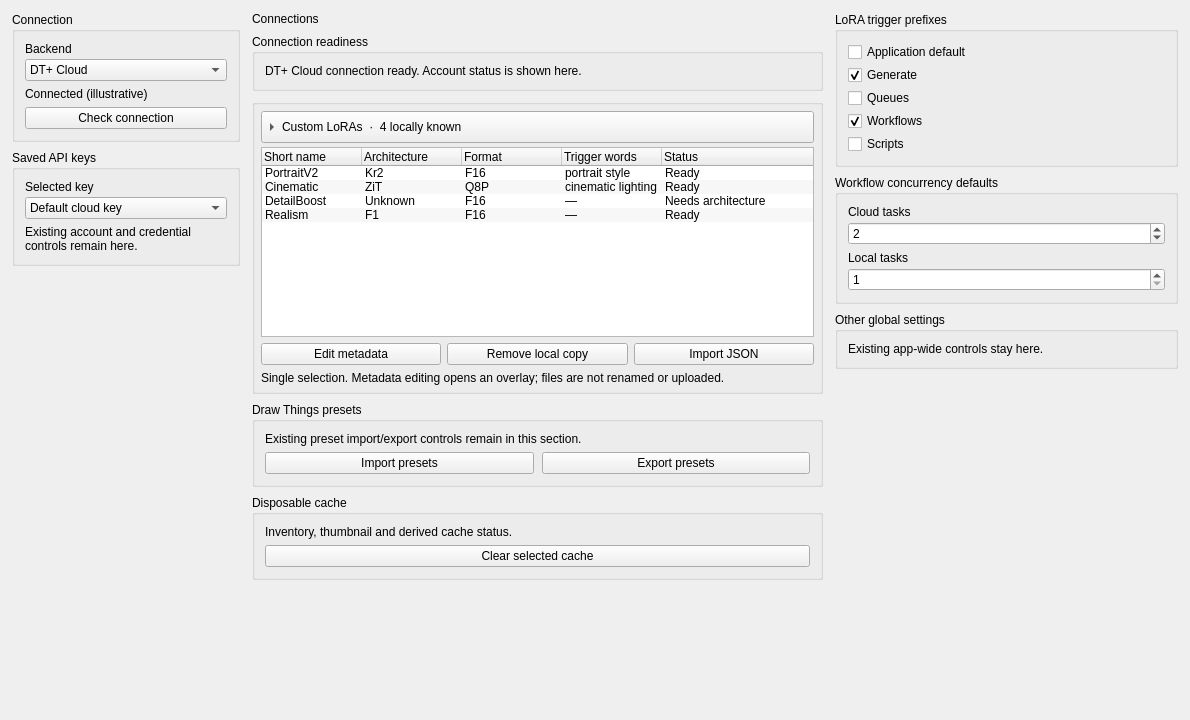
<?xml version="1.0" encoding="utf-8"?>
<ui version="4.0"><class>ConnectionsLoraDesign</class><widget class="QWidget" name="ConnectionsLoraDesign"><property name="geometry"><rect><x>0</x><y>0</y><width>1190</width><height>720</height></rect></property><property name="windowTitle"><string>DTFlow | ConnectionsLoRADesign (design only)</string></property><layout class="QHBoxLayout" name="connectionsDesignLayout" stretch="2,5,3"><property name="leftMargin"><number>12</number></property><property name="topMargin"><number>12</number></property><property name="rightMargin"><number>12</number></property><property name="bottomMargin"><number>12</number></property><property name="spacing"><number>12</number></property><item><widget class="QWidget" name="connectionControls"><layout class="QVBoxLayout" name="connectionControlsLayout"><property name="leftMargin"><number>0</number></property><property name="topMargin"><number>0</number></property><property name="rightMargin"><number>0</number></property><property name="bottomMargin"><number>0</number></property><property name="spacing"><number>8</number></property><item><widget class="QGroupBox" name="backendPanel"><property name="title"><string>Connection</string></property><property name="role" stdset="0"><string>sectionCard</string></property><layout class="QVBoxLayout" name="backendPanelLayout"><property name="leftMargin"><number>10</number></property><property name="topMargin"><number>10</number></property><property name="rightMargin"><number>10</number></property><property name="bottomMargin"><number>10</number></property><property name="spacing"><number>6</number></property><item><widget class="QWidget" name="backend"><layout class="QVBoxLayout" name="backendLayout"><property name="leftMargin"><number>0</number></property><property name="topMargin"><number>0</number></property><property name="rightMargin"><number>0</number></property><property name="bottomMargin"><number>0</number></property><property name="spacing"><number>3</number></property><item><widget class="QLabel" name="backendLabel"><property name="text"><string>Backend</string></property><property name="role" stdset="0"><string>secondary</string></property></widget></item><item><widget class="QComboBox" name="backendCombo"><property name="currentIndex"><number>0</number></property><item><property name="text"><string>DT+ Cloud</string></property></item><item><property name="text"><string>Local Draw Things</string></property></item></widget></item></layout></widget></item><item><widget class="QLabel" name="connectionStatus"><property name="text"><string>Connected (illustrative)</string></property><property name="wordWrap"><bool>true</bool></property><property name="role" stdset="0"><string>secondary</string></property></widget></item><item><widget class="QPushButton" name="checkConnectionButton"><property name="text"><string>Check connection</string></property></widget></item></layout></widget></item><item><widget class="QGroupBox" name="credentialsPanel"><property name="title"><string>Saved API keys</string></property><property name="role" stdset="0"><string>sectionCard</string></property><layout class="QVBoxLayout" name="credentialsLayout"><property name="leftMargin"><number>10</number></property><property name="topMargin"><number>10</number></property><property name="rightMargin"><number>10</number></property><property name="bottomMargin"><number>10</number></property><property name="spacing"><number>6</number></property><item><widget class="QWidget" name="savedKey"><layout class="QVBoxLayout" name="savedKeyLayout"><property name="leftMargin"><number>0</number></property><property name="topMargin"><number>0</number></property><property name="rightMargin"><number>0</number></property><property name="bottomMargin"><number>0</number></property><property name="spacing"><number>3</number></property><item><widget class="QLabel" name="savedKeyLabel"><property name="text"><string>Selected key</string></property><property name="role" stdset="0"><string>secondary</string></property></widget></item><item><widget class="QComboBox" name="savedKeyCombo"><property name="currentIndex"><number>0</number></property><item><property name="text"><string>Default cloud key</string></property></item></widget></item></layout></widget></item><item><widget class="QLabel" name="credentialsNote"><property name="text"><string>Existing account and credential controls remain here.</string></property><property name="wordWrap"><bool>true</bool></property><property name="role" stdset="0"><string>secondary</string></property></widget></item></layout></widget></item><item><spacer name="connectionLeftSpacer"><property name="orientation"><enum>Qt::Vertical</enum></property><property name="sizeHint" stdset="0"><size><width>12</width><height>12</height></size></property></spacer></item></layout></widget></item><item><widget class="QWidget" name="connectionCenter"><layout class="QVBoxLayout" name="connectionCenterLayout"><property name="leftMargin"><number>0</number></property><property name="topMargin"><number>0</number></property><property name="rightMargin"><number>0</number></property><property name="bottomMargin"><number>0</number></property><property name="spacing"><number>8</number></property><item><widget class="QLabel" name="connectionsTitle"><property name="text"><string>Connections</string></property><property name="role" stdset="0"><string>pageTitle</string></property></widget></item><item><widget class="QGroupBox" name="readinessPanel"><property name="title"><string>Connection readiness</string></property><property name="role" stdset="0"><string>sectionCard</string></property><layout class="QVBoxLayout" name="readinessPanelLayout"><property name="leftMargin"><number>10</number></property><property name="topMargin"><number>10</number></property><property name="rightMargin"><number>10</number></property><property name="bottomMargin"><number>10</number></property><property name="spacing"><number>6</number></property><item><widget class="QLabel" name="readinessText"><property name="text"><string>DT+ Cloud connection ready. Account status is shown here.</string></property><property name="wordWrap"><bool>true</bool></property><property name="role" stdset="0"><string>secondary</string></property></widget></item></layout></widget></item><item><widget class="QGroupBox" name="customLorasPanel"><property name="title"><string></string></property><property name="role" stdset="0"><string>sectionCard</string></property><layout class="QVBoxLayout" name="customLorasPanelLayout"><property name="leftMargin"><number>6</number></property><property name="topMargin"><number>6</number></property><property name="rightMargin"><number>6</number></property><property name="bottomMargin"><number>6</number></property><property name="spacing"><number>4</number></property><item><widget class="QToolButton" name="customLorasDisclosure"><property name="text"><string>Custom LoRAs  ·  4 locally known</string></property><property name="checkable"><bool>true</bool></property><property name="checked"><bool>false</bool></property><property name="arrowType"><enum>Qt::RightArrow</enum></property><property name="toolButtonStyle"><enum>Qt::ToolButtonTextBesideIcon</enum></property><property name="sizePolicy"><sizepolicy hsizetype="Expanding" vsizetype="Fixed"><horstretch>0</horstretch><verstretch>0</verstretch></sizepolicy></property><property name="minimumSize"><size><width>0</width><height>32</height></size></property><property name="accessibleName"><string>Custom LoRAs, collapsed</string></property><property name="toolTip"><string>Expand the local LoRA metadata library</string></property></widget></item><item><widget class="QWidget" name="customLorasDetails"><property name="visible"><bool>false</bool></property><layout class="QVBoxLayout" name="customLorasDetailsLayout"><property name="leftMargin"><number>0</number></property><property name="topMargin"><number>0</number></property><property name="rightMargin"><number>0</number></property><property name="bottomMargin"><number>0</number></property><property name="spacing"><number>6</number></property><item><widget class="QTreeWidget" name="customLorasTable"><property name="selectionBehavior"><enum>QAbstractItemView::SelectRows</enum></property><property name="selectionMode"><enum>QAbstractItemView::SingleSelection</enum></property><property name="editTriggers"><set>QAbstractItemView::NoEditTriggers</set></property><property name="rootIsDecorated"><bool>false</bool></property><property name="itemsExpandable"><bool>false</bool></property><property name="uniformRowHeights"><bool>true</bool></property><property name="alternatingRowColors"><bool>true</bool></property><property name="maximumSize"><size><width>16777215</width><height>190</height></size></property><property name="accessibleName"><string>Custom LoRAs, select a row to edit metadata</string></property><column><property name="text"><string>Short name</string></property></column><column><property name="text"><string>Architecture</string></property></column><column><property name="text"><string>Format</string></property></column><column><property name="text"><string>Trigger words</string></property></column><column><property name="text"><string>Status</string></property></column><item><property name="text"><string>PortraitV2</string></property><property name="text"><string>Kr2</string></property><property name="text"><string>F16</string></property><property name="text"><string>portrait style</string></property><property name="text"><string>Ready</string></property></item><item><property name="text"><string>Cinematic</string></property><property name="text"><string>ZiT</string></property><property name="text"><string>Q8P</string></property><property name="text"><string>cinematic lighting</string></property><property name="text"><string>Ready</string></property></item><item><property name="text"><string>DetailBoost</string></property><property name="text"><string>Unknown</string></property><property name="text"><string>F16</string></property><property name="text"><string>—</string></property><property name="text"><string>Needs architecture</string></property></item><item><property name="text"><string>Realism</string></property><property name="text"><string>F1</string></property><property name="text"><string>F16</string></property><property name="text"><string>—</string></property><property name="text"><string>Ready</string></property></item></widget></item><item><widget class="QWidget" name="loraActions"><layout class="QHBoxLayout" name="loraActionsLayout"><property name="leftMargin"><number>0</number></property><property name="topMargin"><number>0</number></property><property name="rightMargin"><number>0</number></property><property name="bottomMargin"><number>0</number></property><property name="spacing"><number>6</number></property><item><widget class="QPushButton" name="editLoraMetadataButton"><property name="text"><string>Edit metadata</string></property></widget></item><item><widget class="QPushButton" name="removeRetainedCopyButton"><property name="text"><string>Remove local copy</string></property></widget></item><item><widget class="QPushButton" name="importLorasButton"><property name="text"><string>Import JSON</string></property></widget></item></layout></widget></item><item><widget class="QLabel" name="libraryNote"><property name="text"><string>Single selection. Metadata editing opens an overlay; files are not renamed or uploaded.</string></property><property name="wordWrap"><bool>true</bool></property><property name="role" stdset="0"><string>secondary</string></property></widget></item></layout></widget></item></layout></widget></item><item><widget class="QGroupBox" name="presetsPanel"><property name="title"><string>Draw Things presets</string></property><property name="role" stdset="0"><string>sectionCard</string></property><layout class="QVBoxLayout" name="presetsPanelLayout"><property name="leftMargin"><number>10</number></property><property name="topMargin"><number>10</number></property><property name="rightMargin"><number>10</number></property><property name="bottomMargin"><number>10</number></property><property name="spacing"><number>6</number></property><item><widget class="QLabel" name="presetsStatus"><property name="text"><string>Existing preset import/export controls remain in this section.</string></property><property name="wordWrap"><bool>true</bool></property><property name="role" stdset="0"><string>secondary</string></property></widget></item><item><widget class="QWidget" name="presetActions"><layout class="QHBoxLayout" name="presetActionsLayout"><property name="leftMargin"><number>0</number></property><property name="topMargin"><number>0</number></property><property name="rightMargin"><number>0</number></property><property name="bottomMargin"><number>0</number></property><property name="spacing"><number>8</number></property><item><widget class="QPushButton" name="importPresets"><property name="text"><string>Import presets</string></property></widget></item><item><widget class="QPushButton" name="exportPresets"><property name="text"><string>Export presets</string></property></widget></item></layout></widget></item></layout></widget></item><item><widget class="QGroupBox" name="cachePanel"><property name="title"><string>Disposable cache</string></property><property name="role" stdset="0"><string>sectionCard</string></property><layout class="QVBoxLayout" name="cachePanelLayout"><property name="leftMargin"><number>10</number></property><property name="topMargin"><number>10</number></property><property name="rightMargin"><number>10</number></property><property name="bottomMargin"><number>10</number></property><property name="spacing"><number>6</number></property><item><widget class="QLabel" name="cacheStatus"><property name="text"><string>Inventory, thumbnail and derived cache status.</string></property><property name="wordWrap"><bool>true</bool></property><property name="role" stdset="0"><string>secondary</string></property></widget></item><item><widget class="QPushButton" name="clearCacheButton"><property name="text"><string>Clear selected cache</string></property></widget></item></layout></widget></item><item><spacer name="connectionCenterSpacer"><property name="orientation"><enum>Qt::Vertical</enum></property><property name="sizeHint" stdset="0"><size><width>12</width><height>12</height></size></property></spacer></item></layout></widget></item><item><widget class="QWidget" name="connectionGlobalSettings"><layout class="QVBoxLayout" name="globalSettingsLayout"><property name="leftMargin"><number>0</number></property><property name="topMargin"><number>0</number></property><property name="rightMargin"><number>0</number></property><property name="bottomMargin"><number>0</number></property><property name="spacing"><number>8</number></property><item><widget class="QGroupBox" name="triggerPrefixSettings"><property name="title"><string>LoRA trigger prefixes</string></property><property name="role" stdset="0"><string>sectionCard</string></property><layout class="QVBoxLayout" name="triggerPrefixSettingsLayout"><property name="leftMargin"><number>10</number></property><property name="topMargin"><number>10</number></property><property name="rightMargin"><number>10</number></property><property name="bottomMargin"><number>10</number></property><property name="spacing"><number>3</number></property><item><widget class="QWidget" name="defaultTriggerRow"><layout class="QHBoxLayout" name="defaultTriggerLayout"><property name="leftMargin"><number>0</number></property><property name="topMargin"><number>0</number></property><property name="rightMargin"><number>0</number></property><property name="bottomMargin"><number>0</number></property><property name="spacing"><number>8</number></property><item><widget class="QCheckBox" name="defaultTriggerSwitch"><property name="text"><string>Application default</string></property><property name="checked"><bool>false</bool></property><property name="accessibleName"><string>Application default LoRA trigger prefixes</string></property><property name="toolTip"><string>Starting value for new configurations only; existing choices remain unchanged.</string></property></widget></item></layout></widget></item><item><widget class="QWidget" name="generateTriggerRow"><layout class="QHBoxLayout" name="generateTriggerLayout"><property name="leftMargin"><number>0</number></property><property name="topMargin"><number>0</number></property><property name="rightMargin"><number>0</number></property><property name="bottomMargin"><number>0</number></property><property name="spacing"><number>8</number></property><item><widget class="QCheckBox" name="generateTriggerSwitch"><property name="text"><string>Generate</string></property><property name="checked"><bool>true</bool></property><property name="accessibleName"><string>Generate LoRA trigger prefixes</string></property><property name="toolTip"><string>Generate trigger setting; other execution paths are independent.</string></property></widget></item></layout></widget></item><item><widget class="QWidget" name="queuesTriggerRow"><layout class="QHBoxLayout" name="queuesTriggerLayout"><property name="leftMargin"><number>0</number></property><property name="topMargin"><number>0</number></property><property name="rightMargin"><number>0</number></property><property name="bottomMargin"><number>0</number></property><property name="spacing"><number>8</number></property><item><widget class="QCheckBox" name="queuesTriggerSwitch"><property name="text"><string>Queues</string></property><property name="checked"><bool>false</bool></property><property name="accessibleName"><string>Queues LoRA trigger prefixes</string></property><property name="toolTip"><string>Queues trigger setting; other execution paths are independent.</string></property></widget></item></layout></widget></item><item><widget class="QWidget" name="workflowsTriggerRow"><layout class="QHBoxLayout" name="workflowsTriggerLayout"><property name="leftMargin"><number>0</number></property><property name="topMargin"><number>0</number></property><property name="rightMargin"><number>0</number></property><property name="bottomMargin"><number>0</number></property><property name="spacing"><number>8</number></property><item><widget class="QCheckBox" name="workflowsTriggerSwitch"><property name="text"><string>Workflows</string></property><property name="checked"><bool>true</bool></property><property name="accessibleName"><string>Workflows LoRA trigger prefixes</string></property><property name="toolTip"><string>Workflows trigger setting; other execution paths are independent.</string></property></widget></item></layout></widget></item><item><widget class="QWidget" name="scriptsTriggerRow"><layout class="QHBoxLayout" name="scriptsTriggerLayout"><property name="leftMargin"><number>0</number></property><property name="topMargin"><number>0</number></property><property name="rightMargin"><number>0</number></property><property name="bottomMargin"><number>0</number></property><property name="spacing"><number>8</number></property><item><widget class="QCheckBox" name="scriptsTriggerSwitch"><property name="text"><string>Scripts</string></property><property name="checked"><bool>false</bool></property><property name="accessibleName"><string>Scripts LoRA trigger prefixes</string></property><property name="toolTip"><string>Scripts trigger setting; other execution paths are independent.</string></property></widget></item></layout></widget></item></layout></widget></item><item><widget class="QGroupBox" name="workflowDefaults"><property name="title"><string>Workflow concurrency defaults</string></property><property name="role" stdset="0"><string>sectionCard</string></property><layout class="QVBoxLayout" name="workflowDefaultsLayout"><property name="leftMargin"><number>10</number></property><property name="topMargin"><number>10</number></property><property name="rightMargin"><number>10</number></property><property name="bottomMargin"><number>10</number></property><property name="spacing"><number>6</number></property><item><widget class="QWidget" name="cloudConcurrency"><layout class="QVBoxLayout" name="cloudConcurrencyLayout"><property name="leftMargin"><number>0</number></property><property name="topMargin"><number>0</number></property><property name="rightMargin"><number>0</number></property><property name="bottomMargin"><number>0</number></property><property name="spacing"><number>3</number></property><item><widget class="QLabel" name="cloudConcurrencyLabel"><property name="text"><string>Cloud tasks</string></property><property name="role" stdset="0"><string>secondary</string></property></widget></item><item><widget class="QSpinBox" name="cloudConcurrencySpin"><property name="value"><number>2</number></property><property name="minimum"><number>1</number></property><property name="maximum"><number>16</number></property></widget></item></layout></widget></item><item><widget class="QWidget" name="localConcurrency"><layout class="QVBoxLayout" name="localConcurrencyLayout"><property name="leftMargin"><number>0</number></property><property name="topMargin"><number>0</number></property><property name="rightMargin"><number>0</number></property><property name="bottomMargin"><number>0</number></property><property name="spacing"><number>3</number></property><item><widget class="QLabel" name="localConcurrencyLabel"><property name="text"><string>Local tasks</string></property><property name="role" stdset="0"><string>secondary</string></property></widget></item><item><widget class="QSpinBox" name="localConcurrencySpin"><property name="value"><number>1</number></property><property name="minimum"><number>1</number></property><property name="maximum"><number>16</number></property></widget></item></layout></widget></item></layout></widget></item><item><widget class="QGroupBox" name="otherGlobalSettings"><property name="title"><string>Other global settings</string></property><property name="role" stdset="0"><string>sectionCard</string></property><layout class="QVBoxLayout" name="otherGlobalSettingsLayout"><property name="leftMargin"><number>10</number></property><property name="topMargin"><number>10</number></property><property name="rightMargin"><number>10</number></property><property name="bottomMargin"><number>10</number></property><property name="spacing"><number>4</number></property><item><widget class="QLabel" name="otherGlobalSettingsNote"><property name="text"><string>Existing app-wide controls stay here.</string></property><property name="wordWrap"><bool>true</bool></property><property name="role" stdset="0"><string>secondary</string></property></widget></item></layout></widget></item><item><spacer name="connectionRightSpacer"><property name="orientation"><enum>Qt::Vertical</enum></property><property name="sizeHint" stdset="0"><size><width>12</width><height>12</height></size></property></spacer></item></layout></widget></item></layout></widget><resources/><connections/></ui>
